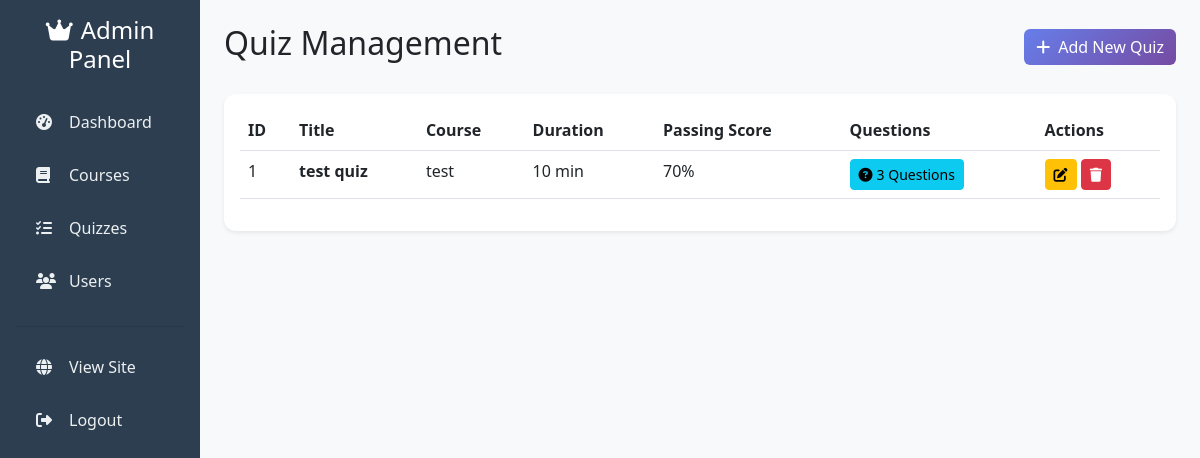
The app's page /admin/quizzes.php (signed in) with its own data.
### tables this page shows
CREATE TABLE `quizzes` (
  `id` int(11) NOT NULL,
  `course_id` int(11) NOT NULL,
  `title` varchar(200) NOT NULL,
  `description` text DEFAULT NULL,
  `duration` int(11) DEFAULT 30,
  `passing_score` int(11) DEFAULT 70,
  `created_at` timestamp NOT NULL DEFAULT current_timestamp()
);

CREATE TABLE `courses` (
  `id` int(11) NOT NULL,
  `category_id` int(11) NOT NULL,
  `title` varchar(200) NOT NULL,
  `slug` varchar(200) NOT NULL,
  `description` text DEFAULT NULL,
  `image_url` varchar(500) DEFAULT NULL,
  `price` decimal(10,2) DEFAULT 0.00,
  `level` enum('beginner','intermediate','advanced') DEFAULT 'beginner',
  `is_featured` tinyint(1) DEFAULT 0,
  `created_at` timestamp NOT NULL DEFAULT current_timestamp()
);

### config/functions.php (called while the page is built, shortened)
<?php
function sanitize($input) {
    return htmlspecialchars(trim($input), ENT_QUOTES, 'UTF-8');
}
?>

### admin/quizzes.php (the view, shortened to what this page needs)
<?php
require_once '../config/database.php';
require_once '../config/functions.php';
require_once '../includes/admin_header.php';
$quizzes = $pdo->query("SELECT q.*, c.title as course_title FROM quizzes q JOIN courses c ON q.course_id = c.id ORDER BY q.created_at DESC")->fetchAll();
?>
<div class="d-flex justify-content-between align-items-center mb-4">
    <h2>Quiz Management</h2>
    <button class="btn btn-primary" data-bs-toggle="modal" data-bs-target="#quizModal" onclick="resetQuizForm()">
        <i class="fas fa-plus me-2"></i>Add New Quiz
    </button>
</div>
<div class="card shadow-sm">
    <div class="card-body">
        <?php if (count($quizzes) > 0): ?>
            <div class="table-responsive">
                <table class="table table-hover">
                    <thead>
                        <tr>
                            <th>ID</th>
                            <th>Title</th>
                            <th>Course</th>
                            <th>Duration</th>
                            <th>Passing Score</th>
                            <th>Questions</th>
                            <th>Actions</th>
                        </tr>
                    </thead>
                    <tbody>
                        <?php foreach ($quizzes as $q):
                            $stmt = $pdo->prepare("SELECT COUNT(*) as count FROM questions WHERE quiz_id = ?");
                            $stmt->execute([$q['id']]);
                            $q_count = $stmt->fetch()['count'];
                        ?>
                        <tr>
                            <td><?php echo $q['id']; ?></td>
                            <td><strong><?php echo sanitize($q['title']); ?></strong><br>
                             </td>
                            <td><?php echo sanitize($q['course_title']); ?></td>
                            <td><?php echo $q['duration']; ?> min</td>
                            <td><?php echo $q['passing_score']; ?>%</td>
                            <td>
                                <a href="questions.php?quiz_id=<?php echo $q['id']; ?>" class="btn btn-sm btn-info">
                                    <i class="fas fa-question-circle me-1"></i><?php echo $q_count; ?> Questions
                                </a>
                            </td>
                            <td>
                                <button class="btn btn-sm btn-warning" onclick="editQuiz(<?php echo htmlspecialchars(json_encode($q)); ?>)">
                                    <i class="fas fa-edit"></i>
                                </button>
                                <a href="quizzes.php?action=delete&id=<?php echo $q['id']; ?>" class="btn btn-sm btn-danger" onclick="return confirm('Delete this quiz? All questions will be deleted too.')">
                                    <i class="fas fa-trash"></i>
                                </a>
                            </td>
                        </tr>
                        <?php endforeach; ?>
                    </tbody>
                </table>
            </div>
        <?php endif; ?>
    </div>
</div>
<?php include '../includes/admin_footer.php'; ?>

### assets/css/style.css (style rules this page uses)
* { margin: 0; padding: 0; box-sizing: border-box; }
body { font-family: 'Segoe UI', Tahoma, Geneva, Verdana, sans-serif; background-color: #f8f9fa; min-height: 100vh; display: flex; flex-direction: column; }
.card { border: none; border-radius: 12px; box-shadow: 0 2px 10px rgba(0,0,0,0.08); transition: transform 0.3s ease, box-shadow 0.3s ease; }
.btn-primary { background: linear-gradient(135deg, #667eea 0%, #764ba2 100%); border: none; transition: transform 0.2s ease; }

### records on screen
quizzes: id "1", title "test quiz", course.title "test", duration "10", passing_score "70", q_count "3"
